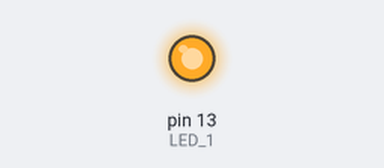
The program below on a simulated Arduino Uno, built with avr-gcc and run on an emulated ATmega328P. Parts: output pins drawn as LEDs (lit = HIGH).

Above: at 0.6 s.
At 5.4 s:
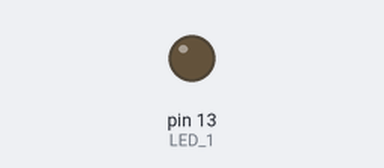
Timing chart, 0 to 7.4 s (numbered marks = the images above):
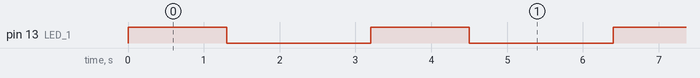

Measured:
- by itself, pin 13 (LED_1): alternates HIGH for 1.3 s and LOW for 1.9 s

The program:

main.cpp
```cpp
#include <Arduino.h>

// Variablen anlegen
int LED_1 = 13;
int LED_2 = 13;

int ZEIT_1 = 1000;
int ZEIT_2 = 300;
int ZEIT_3 = 1400;
int ZEIT_4 = 500;

// Wird beim Programmstart genau 1x ausgeführt
void setup() {
  pinMode(LED_1, OUTPUT);
  pinMode(LED_2, OUTPUT);
}

// Wird immer wieder ausgeführt
void loop() {
  digitalWrite(LED_1, HIGH);
  delay(ZEIT_1);
  digitalWrite(LED_2, HIGH);
  delay(ZEIT_2);
  digitalWrite(LED_2, LOW);
  delay(ZEIT_3);
  digitalWrite(LED_1, LOW);
  delay(ZEIT_4);
}
```
